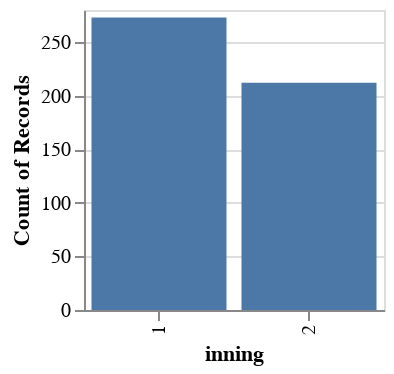

Notebook cell for this chart:
### Code cell
innings = vis_bar(X_train, "inning:N", 150, 150)
innings

### Figure 1 — Vega-Lite specification as saved in the notebook (floating-point values rounded to 4 significant figures; data arrays with more than 128 entries replaced by an {"elided": "..."} marker saying what was removed)
{"config": {"view": {"continuousWidth": 300, "continuousHeight": 300}}, "data": {"name": "data-06d37fde1ee45fcf7ad48794e5402e3b"}, "mark": {"type": "bar"}, "encoding": {"x": {"field": "inning", "type": "nominal"}, "y": {"aggregate": "count", "type": "quantitative"}}, "height": 150, "width": 150, "$schema": "https://vega.github.io/schema/vega-lite/v5.16.3.json", "datasets": {"data-06d37fde1ee45fcf7ad48794e5402e3b": {"elided": "485 records"}}}
